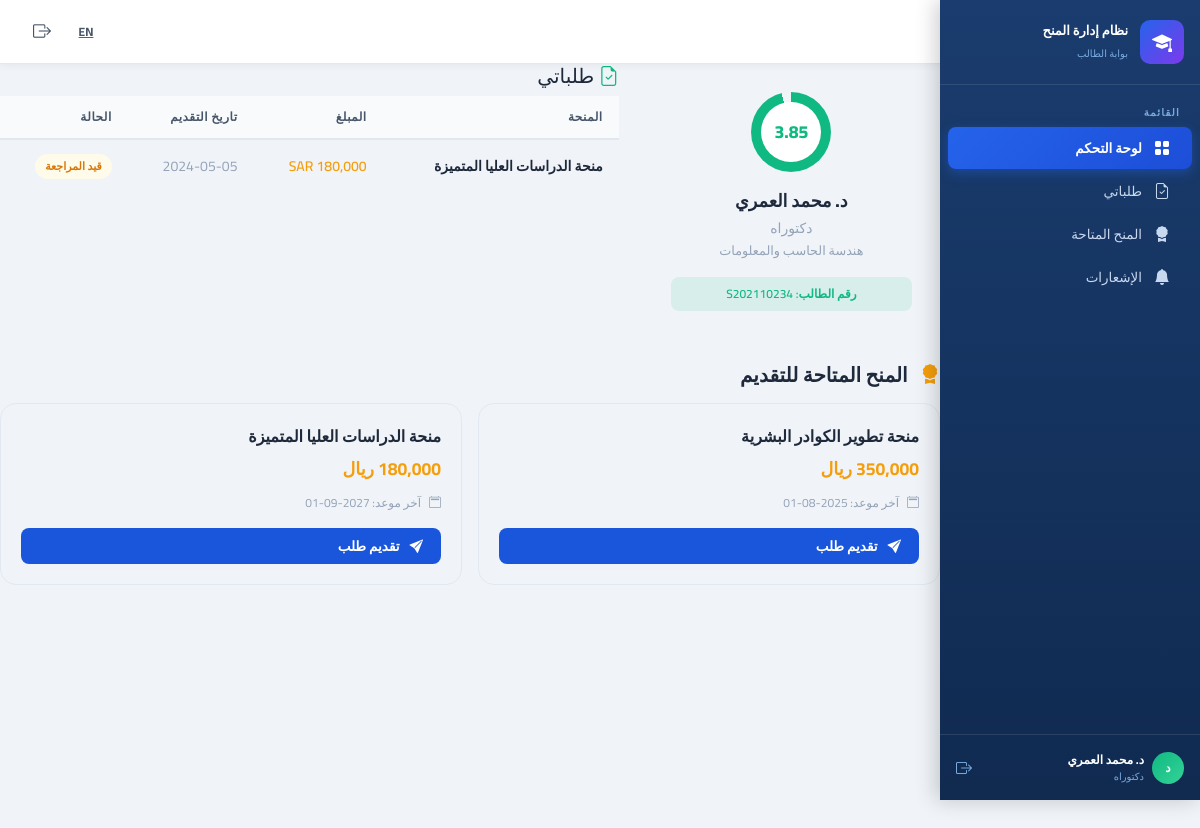
/student/index.php (signed in), run on the app's committed database.
### tables this page shows
CREATE TABLE IF NOT EXISTS grants (
  id              INT UNSIGNED AUTO_INCREMENT PRIMARY KEY,
  title_ar        VARCHAR(255) NOT NULL,
  title_en        VARCHAR(255) NOT NULL,
  grant_type      ENUM('research','scholarship','equipment','international','industrial') NOT NULL,
  donor_id        INT UNSIGNED,
  amount          DECIMAL(14,2) NOT NULL,
  currency        VARCHAR(10) NOT NULL DEFAULT 'SAR',
  status          ENUM('pending','under_review','approved','rejected','active','closed') NOT NULL DEFAULT 'pending',
  applicant_id    INT UNSIGNED,
  description_ar  TEXT,
  description_en  TEXT,
  submission_date DATE NOT NULL,
  start_date      DATE,
  end_date        DATE,
  created_at      DATETIME NOT NULL DEFAULT CURRENT_TIMESTAMP,
  FOREIGN KEY (donor_id)    REFERENCES donors(id) ON DELETE SET NULL,
  FOREIGN KEY (applicant_id) REFERENCES users(id) ON DELETE SET NULL
);

### includes/db.php (called while the page is built, shortened)
<?php
function getDB(): PDO {
    static $pdo = null;
    if ($pdo !== null) return $pdo;
    $host = getenv('DB_HOST') ?: '127.0.0.1';
    $port = getenv('DB_PORT') ?: '8889';
    $name = getenv('DB_NAME') ?: 'grant_management';
    $user = getenv('DB_USER') ?: 'root';
    $pass = getenv('DB_PASS') ?: 'root';
    try {
        $dsn = "mysql:host=$host;port=$port;dbname=$name;charset=utf8mb4";
        $pdo = new PDO($dsn, $user, $pass, [
            PDO::ATTR_ERRMODE            => PDO::ERRMODE_EXCEPTION,
            PDO::ATTR_DEFAULT_FETCH_MODE => PDO::FETCH_ASSOC,
            PDO::ATTR_EMULATE_PREPARES   => false,
        ]);
    } catch (PDOException $e) {
        return nullDB();
    }
    return $pdo;
}
function dbAll(string $sql, array $params = []): array {
    try {
        $stmt = getDB()->prepare($sql);
        $stmt->execute($params);
        return $stmt->fetchAll();
    } catch (Exception $e) {
        return [];
    }
}

### includes/lang.php (called while the page is built, shortened)
<?php
if (isset($_GET['lang']) && in_array($_GET['lang'], ['ar', 'en'])) {
    $lang = $_GET['lang'];
    setcookie('lang', $lang, time() + 86400 * 365, '/');
} elseif (isset($_COOKIE['lang']) && in_array($_COOKIE['lang'], ['ar', 'en'])) {
    $lang = $_COOKIE['lang'];
} else {
    $lang = 'ar';
}
$isRTL = ($lang === 'ar');

### student/pages/dashboard.php (the view, shortened to what this page needs)
<?php
$myApplications = dbAll('SELECT ga.*,g.title_ar,g.title_en,g.amount FROM grant_applications ga JOIN grants g ON ga.grant_id=g.id WHERE ga.student_id=?', [$user['id']]);
if (!$myApplications) {
    $myApplications = [
        ['title_ar'=>'منحة الدراسات العليا المتميزة','title_en'=>'Distinguished Graduate Studies','amount'=>180000,'status'=>'under_review','submitted_at'=>'2024-05-05'],
    ];
}
$availableGrants = dbAll('SELECT * FROM grants WHERE grant_type="scholarship" AND status IN ("active","approved") LIMIT 5');
$statusMap = [
    'draft'        =>['ar'=>'مسودة',        'en'=>'Draft',         'class'=>'badge-secondary'],
    'submitted'    =>['ar'=>'مقدّم',         'en'=>'Submitted',     'class'=>'badge-info'],
    'under_review' =>['ar'=>'قيد المراجعة', 'en'=>'Under Review',  'class'=>'badge-warning'],
    'approved'     =>['ar'=>'موافق',         'en'=>'Approved',      'class'=>'badge-success'],
    'rejected'     =>['ar'=>'مرفوض',         'en'=>'Rejected',      'class'=>'badge-danger'],
];
?>
<div class="row g-4 mb-4">
  <div class="col-md-4">
    <div class="card-custom text-center" style="padding:28px">
      <div class="gpa-ring mx-auto mb-3">
        <div class="gpa-ring-inner"><?= number_format($stuInfo['gpa']??0,2) ?></div>
      </div>
      <div style="font-weight:800;font-size:1.1rem;color:var(--text-primary)"><?= htmlspecialchars($user['name']) ?></div>
      <div style="color:var(--text-muted);font-size:.875rem;margin-top:4px"><?= $degreeMap[$stuInfo['degree']??'master'] ?></div>
      <div style="color:var(--text-muted);font-size:.8rem;margin-top:2px"><?= htmlspecialchars($stuInfo['department']??'') ?></div>
      <div class="mt-3" style="background:rgba(16,185,129,.1);border-radius:8px;padding:8px;font-size:12px;color:#10b981;font-weight:600">
        <?= $isRTL?'رقم الطالب':'Student ID' ?>: <?= $stuInfo['student_id']??'—' ?>
      </div>
    </div>
  </div>
  <div class="col-md-8">
    <div class="card-custom">
      <div class="card-custom-header">
        <h5 class="card-custom-title">
          <i class="bi bi-file-earmark-check" style="color:#10b981"></i>
          <?= $isRTL?'طلباتي':'My Applications' ?>
        </h5>
      </div>
      <?php if ($myApplications): ?>
      <div class="table-responsive">
        <table class="table-custom">
          <thead>
            <tr>
              <th><?= $isRTL?'المنحة':'Grant' ?></th>
              <th><?= $isRTL?'المبلغ':'Amount' ?></th>
              <th><?= $isRTL?'تاريخ التقديم':'Submitted' ?></th>
              <th><?= $isRTL?'الحالة':'Status' ?></th>
            </tr>
          </thead>
          <tbody>
            <?php foreach($myApplications as $a):
              $s = $statusMap[$a['status']] ?? ['ar'=>$a['status'],'en'=>$a['status'],'class'=>'badge-secondary'];
            ?>
            <tr>
              <td style="font-weight:600;color:var(--text-primary)"><?= htmlspecialchars($isRTL?$a['title_ar']:$a['title_en']) ?></td>
              <td style="color:#f59e0b;font-weight:600"><?= number_format($a['amount']) ?> SAR</td>
              <td style="color:var(--text-muted)"><?= substr($a['submitted_at']??'—',0,10) ?></td>
              <td><span class="badge-status <?= $s['class'] ?>"><?= $isRTL?$s['ar']:$s['en'] ?></span></td>
            </tr>
            <?php endforeach; ?>
          </tbody>
        </table>
      </div>
      <?php endif; ?>
    </div>
  </div>
</div>
<div class="mb-4">
  <div class="d-flex align-items-center justify-content-between mb-3">
    <h5 style="color:var(--text-primary);font-weight:700;margin:0">
      <i class="bi bi-award-fill me-2" style="color:#f59e0b"></i>
      <?= $isRTL?'المنح المتاحة للتقديم':'Available Grants' ?>
    </h5>
  </div>
  <div class="row g-3">
    <?php foreach($availableGrants as $g): ?>
    <div class="col-md-6">
      <div class="grant-card">
        <div style="font-weight:700;color:var(--text-primary);margin-bottom:8px"><?= htmlspecialchars($isRTL?$g['title_ar']:$g['title_en']) ?></div>
        <div style="color:#f59e0b;font-weight:700;font-size:1.1rem;margin-bottom:12px"><?= number_format($g['amount']) ?> <?= $isRTL?'ريال':'SAR' ?></div>
        <div style="display:flex;gap:8px;align-items:center;font-size:12px;color:var(--text-muted);margin-bottom:16px">
          <i class="bi bi-calendar2"></i>
          <?= $isRTL?'آخر موعد:':'Deadline:' ?> <?= $g['end_date']??'—' ?>
        </div>
        <button class="btn-primary-sm w-100" data-bs-toggle="modal" data-bs-target="#applyModal"
          onclick="document.getElementById('applyGrantId').value='<?= $g['id'] ?>';document.getElementById('applyGrantTitle').textContent='<?= addslashes($isRTL?$g['title_ar']:$g['title_en']) ?>'">
          <i class="bi bi-send-fill me-1"></i>
          <?= $isRTL?'تقديم طلب':'Apply Now' ?>
        </button>
      </div>
    </div>
    <?php endforeach; ?>
  </div>
</div>

### assets/css/custom.css (style rules this page uses)
* { font-family: 'Cairo', sans-serif !important; }
:root { --sidebar-bg: #1a3c6e; --sidebar-hover: #253e6f; --sidebar-active: #2563eb; --sidebar-text: #c8d8ee; --sidebar-heading: #7aabde; --sidebar-width: 260px; --header-height: 64px; --primary: #1a56db; --primary-dark: #1e40af; --success: #198754; --warning: #f59e0b; --danger: #dc3545; --info: #0ea5e9; --bg-light: #f0f4f8; --card-shadow: 0 2px 12px rgba(0,0,0,0.08); --border-radius: 12px; }
body { background-color: var(--bg-light); color: #1e293b; overflow-x: hidden; }
:root { --text-primary: #1e293b; --text-secondary: #475569; --text-muted: #94a3b8; --bg-secondary: #ffffff; --bg-tertiary: #f8fafc; --border-color: #e2e8f0; }
.badge-status { display: inline-flex; align-items: center; gap: 4px; padding: 4px 10px; border-radius: 20px; font-size: 11px; font-weight: 700; }
.badge-status.badge-warning { background: #fffbeb; color: #d97706; }
.btn-primary-sm { display: inline-flex; align-items: center; gap: 6px; padding: 8px 18px; border-radius: 8px; font-size: 13.5px; font-weight: 600; border: none; cursor: pointer; background: var(--primary); color: #fff; text-decoration: none; transition: all 0.2s ease; }
.table-custom { width: 100%; border-collapse: separate; border-spacing: 0; }
.table-custom thead th { background: #f8fafc; color: #475569; font-size: 12px; font-weight: 700; text-transform: uppercase; letter-spacing: 0.5px; padding: 12px 16px; border-bottom: 2px solid #e2e8f0; white-space: nowrap; }
.table-custom tbody tr { transition: background 0.15s ease; }
.table-custom tbody td { padding: 14px 16px; border-bottom: 1px solid #f1f5f9; color: #1e293b; font-size: 14px; vertical-align: middle; }

### data on the page
grants: title_ar "منحة الدراسات العليا المتميزة", submitted_at "2024-05-05", ar "قيد المراجعة", end_date "2027-09-01"
grants: title_ar "منحة تطوير الكوادر البشرية", end_date "2025-08-01"

### other printed values
t('appName') "نظام إدارة المنح"
$it['ar'] "لوحة التحكم"
$it['ar'] "طلباتي"
$it['ar'] "المنح المتاحة"
$it['ar'] "الإشعارات"
mb_substr($user['name'],0,1) "د"
$user['name'] "د. محمد العمري"
$degreeMap[$stuInfo['degree']??'master'] "دكتوراه"
$pageTitle "بوابة الطالب"
$stuInfo['gpa'] "3.85"
$stuInfo['department'] "هندسة الحاسب والمعلومات"
$stuInfo['student_id'] "S202110234"
